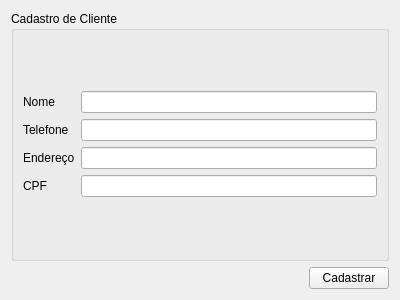
<?xml version="1.0" encoding="UTF-8"?>
<ui version="4.0">
 <class>Form</class>
 <widget class="QWidget" name="Form">
  <property name="geometry">
   <rect>
    <x>0</x>
    <y>0</y>
    <width>400</width>
    <height>300</height>
   </rect>
  </property>
  <property name="windowTitle">
   <string>Form</string>
  </property>
  <layout class="QVBoxLayout" name="verticalLayout_2">
   <item>
    <widget class="QGroupBox" name="groupBox">
     <property name="minimumSize">
      <size>
       <width>0</width>
       <height>241</height>
      </size>
     </property>
     <property name="title">
      <string>Cadastro de Cliente</string>
     </property>
     <layout class="QVBoxLayout" name="verticalLayout">
      <item>
       <layout class="QGridLayout" name="gridLayout">
        <item row="0" column="0">
         <widget class="QLabel" name="nome">
          <property name="text">
           <string>Nome</string>
          </property>
         </widget>
        </item>
        <item row="0" column="1">
         <widget class="QLineEdit" name="nome_edit"/>
        </item>
        <item row="1" column="0">
         <widget class="QLabel" name="tel">
          <property name="text">
           <string>Telefone</string>
          </property>
         </widget>
        </item>
        <item row="1" column="1">
         <widget class="QLineEdit" name="tel_edit"/>
        </item>
        <item row="2" column="0">
         <widget class="QLabel" name="end">
          <property name="text">
           <string>Endereço</string>
          </property>
         </widget>
        </item>
        <item row="2" column="1">
         <widget class="QLineEdit" name="end_edit"/>
        </item>
        <item row="3" column="0">
         <widget class="QLabel" name="cpf">
          <property name="text">
           <string>CPF</string>
          </property>
         </widget>
        </item>
        <item row="3" column="1">
         <widget class="QLineEdit" name="cpf_edit"/>
        </item>
       </layout>
      </item>
     </layout>
    </widget>
   </item>
   <item>
    <layout class="QHBoxLayout" name="horizontalLayout">
     <item>
      <spacer name="horizontalSpacer">
       <property name="orientation">
        <enum>Qt::Horizontal</enum>
       </property>
       <property name="sizeHint" stdset="0">
        <size>
         <width>40</width>
         <height>20</height>
        </size>
       </property>
      </spacer>
     </item>
     <item>
      <widget class="QPushButton" name="save">
       <property name="text">
        <string>Cadastrar</string>
       </property>
      </widget>
     </item>
    </layout>
   </item>
  </layout>
 </widget>
 <resources/>
 <connections/>
</ui>
